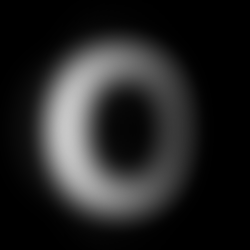
#> input picture segmentation/oblur.png, 250 x 250 px; the run also reads 1 picture not shown here
$ jupyter execute --allow-errors figs-watershed.ipynb
#> lines starting #> are read from the running program, lines starting #| are printed output that depends on the picture
# Watershed

#### Imports

[cell 1]
import numpy as np
import skimage.io as io
import matplotlib.pyplot as plt
from matplotlib import cm
from matplotlib.colors import LightSource
from skimage.segmentation import watershed
from skimage.filters import sobel

clr_red   = "#ff0000"
clr_green = "#668f17"
clr_blue  = "#40acde"

## Représentations 2D et 3D

[cell 2]
# Image
img = io.imread("oblur.png")
#> img is the input picture: shape (250, 250); min 0, max 200, mean 35.7
N = img.shape[0]
#> N = 250
print(img.shape)
#| (250, 250)

[cell 3]
# Préparation de l'affichage 3D
ls = LightSource(270, 45)
x, y = np.meshgrid(range(N), range(N))
z = img.T

# To use a custom hillshading mode, override the built-in shading and pass
# in the rgb colors of the shaded surface calculated from "shade".
rgb = ls.shade(z, cmap=cm.gist_earth, vert_exag=0.1, blend_mode='soft')
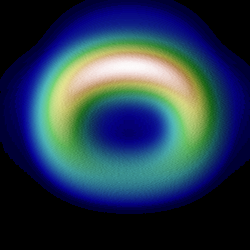
#> rgb: shape (250, 250, 4) float64; mean of channels 0, 1, 2, 3 0.155, 0.231, 0.309, 1; drawn as R, G, B

[cell 4]
# Figure
fig = plt.figure(figsize=(10, 5), facecolor='w')

# Image 2D
ax2d = fig.add_axes([0,.3,.3,.35])
ax2d.imshow(img, "gray")
ax2d.set_xlabel('$n$')
ax2d.set_ylabel('$m$')
ax2d.set_xticks([0, N-1])
ax2d.set_yticks([0, N-1])

# Image 3D
ax3d = fig.add_axes([.2,.2,.6,.6], projection='3d')
surf = ax3d.plot_surface(x, y, z, rstride=1, cstride=1, facecolors=rgb,
                         linewidth=0, antialiased=False, shade=False)
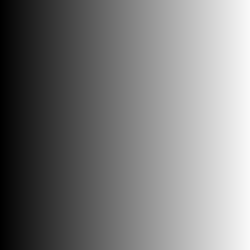
#> x: shape (250, 250) int64; min 0, max 249, mean 124.5
ax3d.view_init(elev=50, azim=20)
ax3d.set_xlabel('$m$')
ax3d.set_ylabel('$n$')
ax3d.set_zlabel('intensities')
ax3d.set_xticks([0, N-1])
ax3d.set_yticks([0, N-1])
ax3d.set_zticks([0, 255])

# Finalisation
plt.savefig("watershed-concept.svg", bbox_inches='tight', transparent=False)
plt.show()

## Watershed sur l'image simple

[cell 5]
# Marqueurs
coords = np.array([[10,10], [150, 130]])
markers = np.zeros((N,N), dtype=np.int32)
i = 0
for c in coords:
    i += 1
    markers[c[0],c[1]] = i

# Watershed
labels = watershed(img, markers=markers, mask=np.ones((N,N)), watershed_line=True)
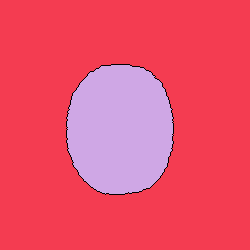
#> labels: shape (250, 250) int32; 3 distinct labels, from 0 to 2; one colour per label, 0 black

# Image des contours
borders = np.zeros((N, N, 4))
borders[labels==0] = [1, 0, 0, 1]

# Affichage
plt.figure(figsize=(4,4))
plt.imshow(img, "gray")
plt.imshow(borders)
plt.scatter(coords[:,1], coords[:,0], color=clr_red)
plt.show()
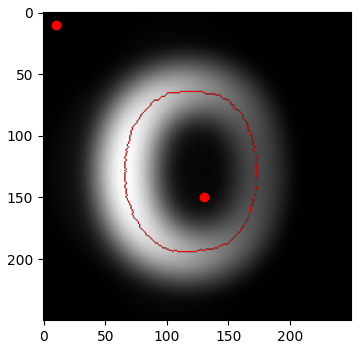
#> figure drawn by matplotlib, 1 panel

## Montée des eaux sur une coupe de l'image simple

[cell 6]
# Coupe
row = 160

# Coupe de l'image
f = img[row,:]
#> f = 250 values, max 192 at index 72, min 0 at index 212, mean 51.89

# Coupe des labels
dams = np.where( labels[row,:]==0 )[0]
#> dams = [72, 168]

# Animation
levels = range(30, 256, 15)
K = len(levels)
rows = np.ceil(K/4).astype('int')
fig = plt.figure(figsize=(10,3*rows))
for k in range(K):

    level = levels[k]

    ax = fig.add_subplot(rows, 4, k+1)

    # Affichage de la coupe de l'image
    ax.plot(f, color=clr_green)

    # Affichage de l'eau
    g = np.minimum(f, level, dtype=np.float64)
    g[f > level] = np.nan
    ax.fill_between(range(N), g, level, color=clr_blue)

    # Niveau de l'eau
    plt.text(0, level+10, f"{level}", color=clr_blue, size=12)

    # Affichage des dams
    for d in dams:
        y = f[d]
        if level < y:
            continue
        ax.plot([d, d], [y, level], 'r-')
        ax.plot(d, level, 'ro')

    ax.set_ylim([0, 310])
    ax.set_xticks([])
    ax.set_yticks([])

# Finalisation
plt.savefig("watershed-animation.svg", bbox_inches="tight")
plt.show()

# Coupe sur l'image
plt.figure(figsize=(4,4))
plt.imshow(img,"gray")
plt.plot([0, N],[row, row],color=clr_green)
plt.imshow(borders)
plt.savefig("watershed-cut.svg", bbox_inches="tight")
plt.show()

## Image de cellules

[cell 7]
# Image
img = io.imread("cells3.png")
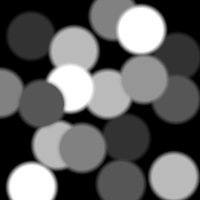
#> input picture segmentation/cells3.png, 200 x 200 px
#> img is the input picture: shape (200, 200); min 0, max 255, mean 95.8
N = img.shape[0]
#> N = 200

# Contours
edges = sobel(img)
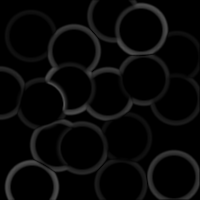
#> edges: shape (200, 200) float64; min 0, max 0.322, mean 0.0315

# Watershed
labels = watershed(edges, mask=np.ones((N,N)), watershed_line=True)
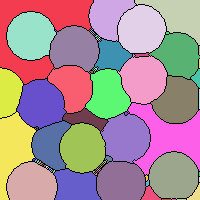
#> labels: shape (200, 200) int32; 90 distinct labels, from 0 to 89; one colour per label, 0 black

# Image des contours
borders = np.zeros((N, N, 4))
borders[labels==0] = [1, 0, 0, 1]

# Affichage
fig, axs = plt.subplots(1,3,figsize=(10,5))
axs[0].imshow(img, "gray")
axs[1].imshow(edges, "gray")
axs[2].imshow(borders)
plt.savefig("cells-watershed-ok.svg", bbox_inches="tight")
plt.show()

[cell 8]
# Image
img = io.imread("cells3.jpg")
N = img.shape[0]

# Contours
edges = sobel(img)

# Watershed
labels = watershed(edges, mask=np.ones((N,N)), watershed_line=True)
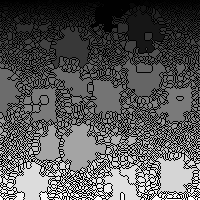
#> labels: shape (200, 200) int32; min 0, max 3102, mean 1075.4; drawn with min black and max white

# Image des contours
borders = np.zeros((N, N, 4))
borders[labels==0] = [1, 0, 0, 1]

# Affichage
fig, axs = plt.subplots(1,3,figsize=(10,5))
axs[0].imshow(img, "gray")
axs[1].imshow(edges, "gray")
axs[2].imshow(borders)
plt.savefig("cells-watershed-oversegmentation.svg", bbox_inches="tight")
plt.show()

[cell 9]
# Image
img = io.imread("cells3.jpg")
N = img.shape[0]

# Marqueurs
markers = np.zeros((N,N), dtype=np.int32)
coords = np.array([
    [37,31], [49,75], [13,108], [29,142], [93,4], [104,40], [86,73], [93,107], [79,143], [56,178], [102,174], [141,50], [148,83], [139,126], [185,34], [183,120], [176,172],
    [0,0], [54,110], [137,174], [187,80], [135,17], [0,199], [199,199], [115,84], [79,199]
                  ])

i = 0
for c in coords:
    i += 1
    markers[c[0],c[1]] = i

# Contours
edges = sobel(img)

# Watershed
labels = watershed(edges, markers=markers, mask=np.ones((N,N)), watershed_line=True)
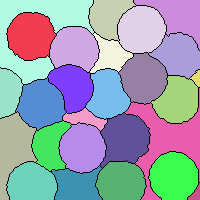
#> labels: shape (200, 200) int32; 27 distinct labels, from 0 to 26; one colour per label, 0 black

# Image des contours
borders = np.zeros((N, N, 4))
borders[labels==0] = [1, 0, 0, 1]

# Affichage
fig, axs = plt.subplots(1,3,figsize=(10,5))
axs[0].imshow(img, "gray")
axs[1].imshow(edges, "gray")
axs[1].scatter(coords[:,1], coords[:,0], color=clr_red)
axs[2].imshow(borders)
plt.savefig("cells-watershed-markers.svg", bbox_inches="tight")
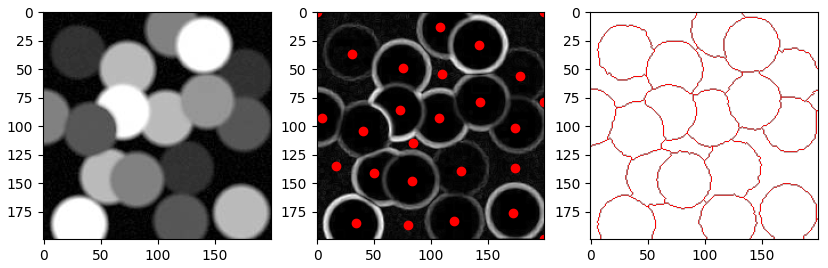
#> figure drawn by matplotlib, 3 panels
plt.show()
